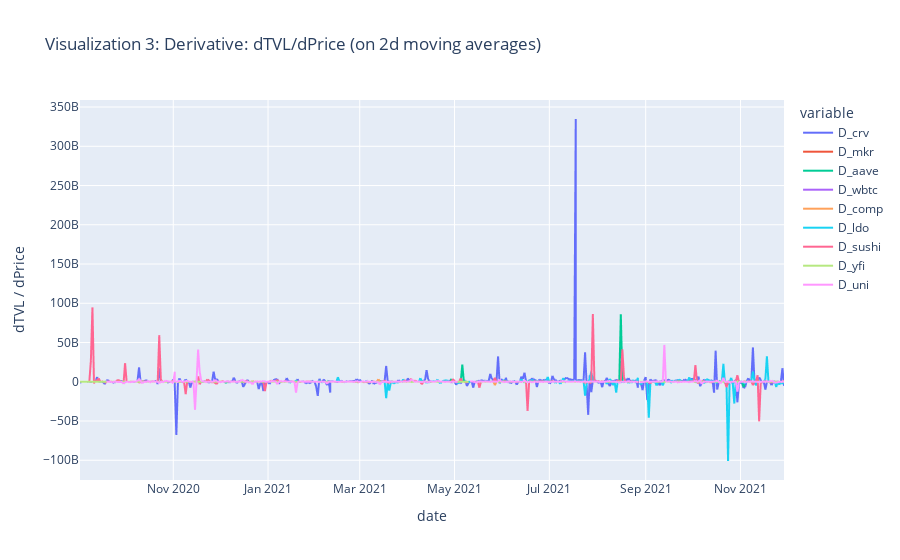

The notebook cell this image was saved under:
### Markdown cell above
# Visualization 3

### Code cell
df = pd.DataFrame(dall.date)
for token in tokens:
    label = token[1].lower()
    df['price_'+label] = dall['price_'+label]
    df['tvl_'+label] = dall['tvl_'+label]
    df['mc_'+label] = dall['mc_'+label]
    if True: # apply moving average
        avg=2
        df['price_ma_'+label] = df['price_'+label].rolling(window=avg).mean()
        df['tvl_ma_'+label] = df['tvl_'+label].rolling(window=avg).mean()
        df['mc_ma_'+label] = df['mc_'+label].rolling(window=avg).mean()

    df['price_ma_diff_'+label] = df['price_ma_'+label].diff()
    df['tvl_ma_diff_'+label] = df['tvl_ma_'+label].diff()
    df['mc_ma_diff_'+label] = df['mc_ma_'+label].diff()
    
    df['D_'+label] = df['tvl_ma_diff_'+label]/df['price_ma_diff_'+label]
        

df = get_subdataframe(df,str="D_*") # plot moving average
df = df[(df['date'] > '2020-09-01')]
fig = px.line(df, x=df.date, y=df.columns[1:],title="Visualization 3: Derivative: dTVL/dPrice (on 2d moving averages)",
    labels={'value':'dTVL / dPrice'})
fig.show()

### Figure 1 — Plotly figure (JSON) as saved in the notebook; plotly's stock layout.template omitted (floating-point values rounded to 4 significant figures; data arrays with more than 128 entries replaced by an {"elided": "..."} marker saying what was removed)
{"data": [{"hovertemplate": "variable=D_crv<br>date=%{x}<br>dTVL / dPrice=%{y}<extra></extra>", "legendgroup": "D_crv", "line": {"color": "#636efa", "dash": "solid"}, "mode": "lines", "name": "D_crv", "showlegend": true, "type": "scattergl", "x": {"elided": "463 str values"}, "xaxis": "x", "y": {"elided": "463 float values"}, "yaxis": "y"}, {"hovertemplate": "variable=D_mkr<br>date=%{x}<br>dTVL / dPrice=%{y}<extra></extra>", "legendgroup": "D_mkr", "line": {"color": "#EF553B", "dash": "solid"}, "mode": "lines", "name": "D_mkr", "showlegend": true, "type": "scattergl", "x": {"elided": "463 str values"}, "xaxis": "x", "y": {"elided": "463 float values"}, "yaxis": "y"}, {"hovertemplate": "variable=D_aave<br>date=%{x}<br>dTVL / dPrice=%{y}<extra></extra>", "legendgroup": "D_aave", "line": {"color": "#00cc96", "dash": "solid"}, "mode": "lines", "name": "D_aave", "showlegend": true, "type": "scattergl", "x": {"elided": "463 str values"}, "xaxis": "x", "y": {"elided": "463 float values"}, "yaxis": "y"}, {"hovertemplate": "variable=D_wbtc<br>date=%{x}<br>dTVL / dPrice=%{y}<extra></extra>", "legendgroup": "D_wbtc", "line": {"color": "#ab63fa", "dash": "solid"}, "mode": "lines", "name": "D_wbtc", "showlegend": true, "type": "scattergl", "x": {"elided": "463 str values"}, "xaxis": "x", "y": {"elided": "463 float values"}, "yaxis": "y"}, {"hovertemplate": "variable=D_comp<br>date=%{x}<br>dTVL / dPrice=%{y}<extra></extra>", "legendgroup": "D_comp", "line": {"color": "#FFA15A", "dash": "solid"}, "mode": "lines", "name": "D_comp", "showlegend": true, "type": "scattergl", "x": {"elided": "463 str values"}, "xaxis": "x", "y": {"elided": "463 float values"}, "yaxis": "y"}, {"hovertemplate": "variable=D_ldo<br>date=%{x}<br>dTVL / dPrice=%{y}<extra></extra>", "legendgroup": "D_ldo", "line": {"color": "#19d3f3", "dash": "solid"}, "mode": "lines", "name": "D_ldo", "showlegend": true, "type": "scattergl", "x": {"elided": "463 str values"}, "xaxis": "x", "y": {"elided": "463 float values"}, "yaxis": "y"}, {"hovertemplate": "variable=D_sushi<br>date=%{x}<br>dTVL / dPrice=%{y}<extra></extra>", "legendgroup": "D_sushi", "line": {"color": "#FF6692", "dash": "solid"}, "mode": "lines", "name": "D_sushi", "showlegend": true, "type": "scattergl", "x": {"elided": "463 str values"}, "xaxis": "x", "y": {"elided": "463 float values"}, "yaxis": "y"}, {"hovertemplate": "variable=D_yfi<br>date=%{x}<br>dTVL / dPrice=%{y}<extra></extra>", "legendgroup": "D_yfi", "line": {"color": "#B6E880", "dash": "solid"}, "mode": "lines", "name": "D_yfi", "showlegend": true, "type": "scattergl", "x": {"elided": "463 str values"}, "xaxis": "x", "y": {"elided": "463 float values"}, "yaxis": "y"}, {"hovertemplate": "variable=D_uni<br>date=%{x}<br>dTVL / dPrice=%{y}<extra></extra>", "legendgroup": "D_uni", "line": {"color": "#FF97FF", "dash": "solid"}, "mode": "lines", "name": "D_uni", "showlegend": true, "type": "scattergl", "x": {"elided": "463 str values"}, "xaxis": "x", "y": {"elided": "463 float values"}, "yaxis": "y"}], "layout": {"legend": {"title": {"text": "variable"}, "tracegroupgap": 0}, "title": {"text": "Visualization 3: Derivative: dTVL/dPrice (on 2d moving averages)"}, "xaxis": {"anchor": "y", "domain": [0, 1], "title": {"text": "date"}}, "yaxis": {"anchor": "x", "domain": [0, 1], "title": {"text": "dTVL / dPrice"}}}}
